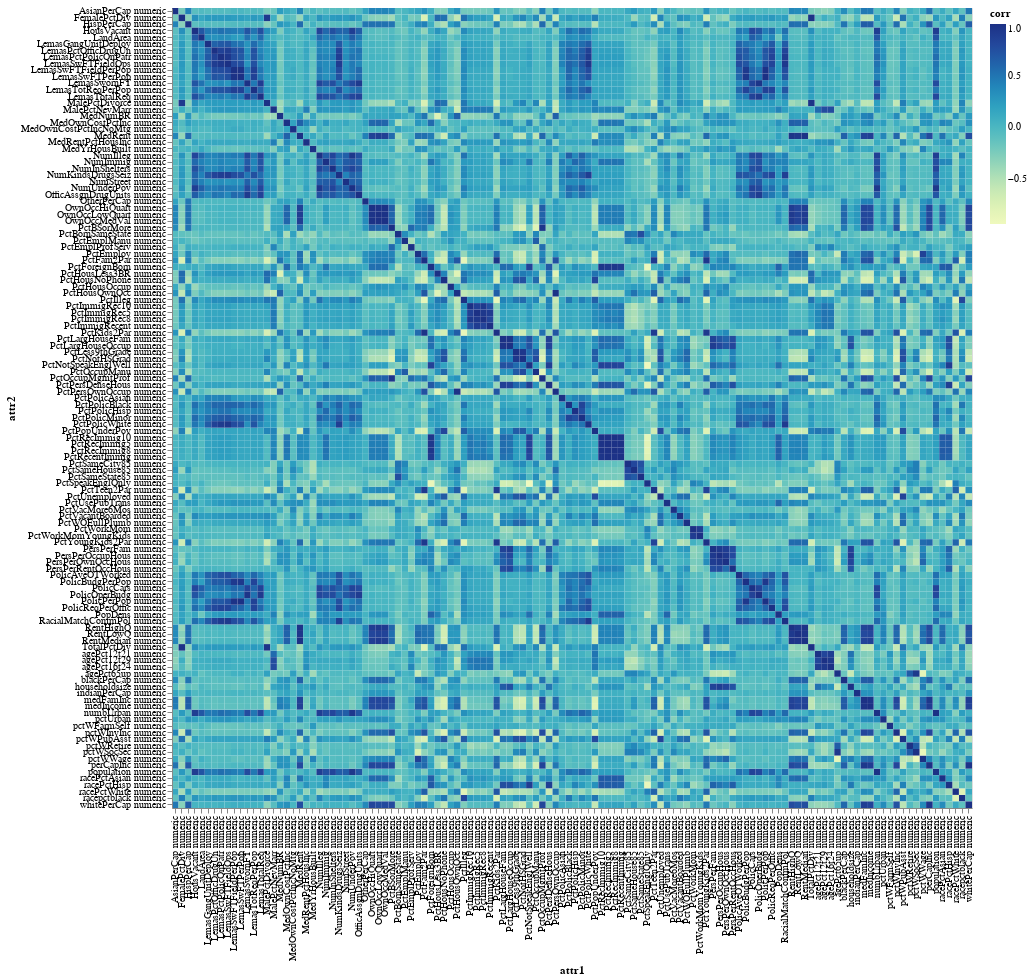

The notebook cell saved with this chart:
### Code cell
alt.Chart(to_plot).mark_rect().encode(
    x='attr1:N',
    y='attr2:N',
    color='corr:Q'
).properties(
    width = 800,
    height = 800
)

### Figure 1 — Vega-Lite specification as saved in the notebook (floating-point values rounded to 4 significant figures; data arrays with more than 128 entries replaced by an {"elided": "..."} marker saying what was removed)
{"config": {"view": {"continuousWidth": 400, "continuousHeight": 300}}, "data": {"name": "data-ab16cd51ef93162aa6b7805efd168456"}, "mark": "rect", "encoding": {"color": {"type": "quantitative", "field": "corr"}, "x": {"type": "nominal", "field": "attr1"}, "y": {"type": "nominal", "field": "attr2"}}, "height": 800, "width": 800, "$schema": "https://vega.github.io/schema/vega-lite/v4.0.2.json", "datasets": {"data-ab16cd51ef93162aa6b7805efd168456": {"elided": "14884 records"}}}
